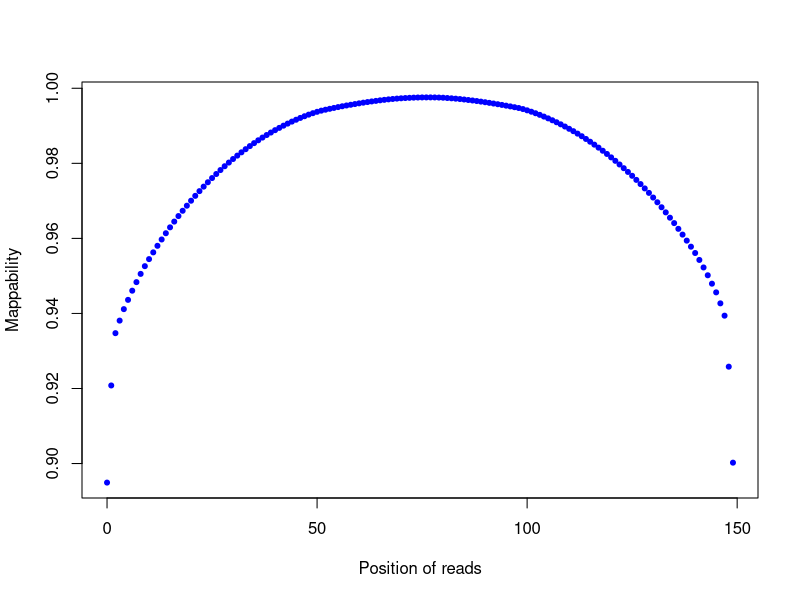

Write R code to recreate this figure.
png("/rds/user/is460/hpc-work/muscle-rnaseq/ezbamqc/output/figs/srpk3_wt_ttnb_wt_6.clipping_profile.png",width=500,height=500,units="px")
read_pos=c(0,1,2,3,4,5,6,7,8,9,10,11,12,13,14,15,16,17,18,19,20,21,22,23,24,25,26,27,28,29,30,31,32,33,34,35,36,37,38,39,40,41,42,43,44,45,46,47,48,49,50,51,52,53,54,55,56,57,58,59,60,61,62,63,64,65,66,67,68,69,70,71,72,73,74,75,76,77,78,79,80,81,82,83,84,85,86,87,88,89,90,91,92,93,94,95,96,97,98,99,100,101,102,103,104,105,106,107,108,109,110,111,112,113,114,115,116,117,118,119,120,121,122,123,124,125,126,127,128,129,130,131,132,133,134,135,136,137,138,139,140,141,142,143,144,145,146,147,148,149)
count=c(5432658,4094496,3373956,3200958,3042941,2915115,2788661,2670750,2557239,2450855,2353629,2260801,2170384,2083255,1997122,1915877,1836563,1760554,1687644,1617844,1549181,1482045,1417177,1355019,1294825,1236956,1181119,1126589,1073986,1023492,974515,927884,882204,839000,796476,755799,716601,679137,643973,609827,577020,545758,515053,486610,459027,433472,408596,385164,363080,343040,324284,308259,295253,282829,270907,259105,247799,237035,227154,217295,207511,198277,189692,181301,173789,165989,159301,152893,147316,142224,137986,134523,131581,129057,127193,126135,125733,125735,126261,127867,130085,134208,138272,143084,148385,154624,161377,168218,175572,183780,192036,200825,210154,219496,229320,239430,249798,260708,271821,286232,303781,322892,343943,365944,389941,414473,440759,468086,496693,526918,558349,590867,624724,660599,698235,736441,776494,817741,860709,904940,951892,999524,1049923,1100822,1152583,1205786,1262203,1319820,1379633,1441257,1505373,1570735,1639292,1709693,1783159,1857642,1936436,2016019,2099073,2182478,2269524,2365182,2468618,2576373,2692245,2811791,2963144,3132897,3835534,5158114)
plot(read_pos,1-(count/51702060),pch=20,xlab="Position of reads",ylab="Mappability",col="blue")
dev.state=dev.off()
